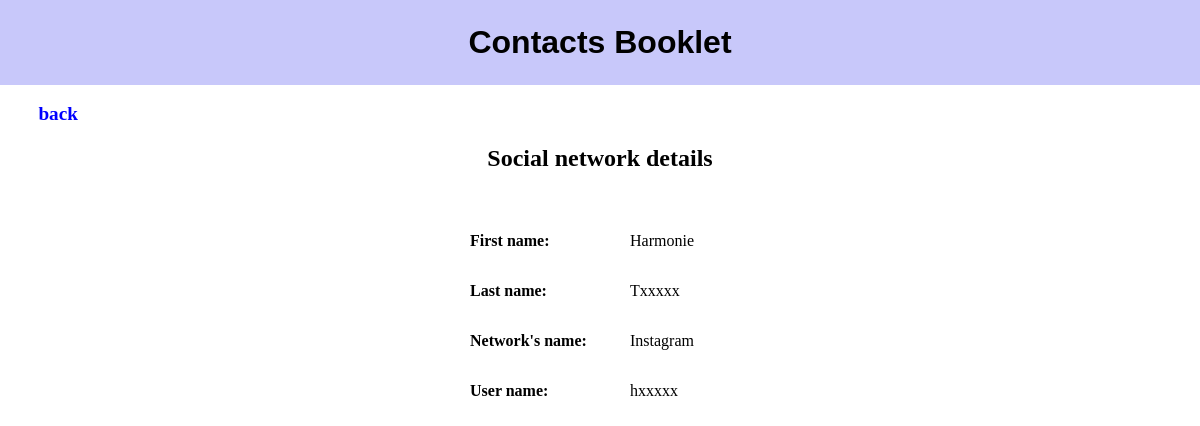
/networks/details/1/ (signed in), run on an earlier commit of the app's database.
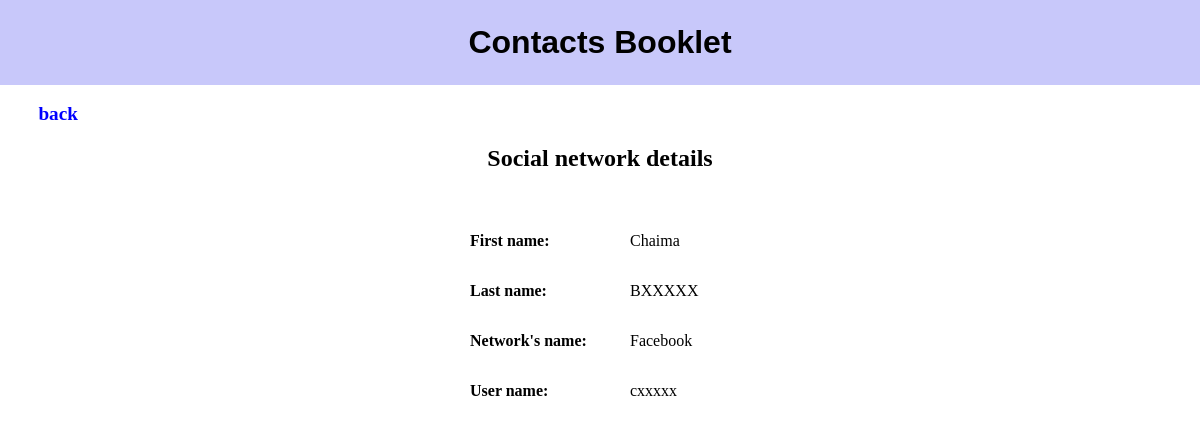
And on a later commit of the database.
### contacts_app/models.py (models this page shows, shortened)
class Network(models.Model):
    first_name = models.CharField(max_length=30)
    last_name = models.CharField(max_length=30)
    network_name = models.CharField(max_length=30)
    user_name = models.CharField(max_length=30)
    fk_user = models.ForeignKey(User, on_delete=models.CASCADE)
    REQUIRED_FIELDS = ['first_name','last_name', 'network_name']

### contacts_app/views.py (the view)
# urls.py: path('networks/details/<int:id>/', contacts_app.views.networkDetails, name="networkDetails"),
@login_required
def networkDetails(request, id):
    network = Network.objects.get(id=id)
    if request.user.id == network.fk_user.id :
        return render(request, 'networksForms/networkDetails.html', context={'network' : network})
    else :
        return redirect('contacts')

### contacts_app/templates/networksForms/networkDetails.html (shortened to what this page needs)
{% extends 'base1.html' %}
{% load static %}
{% block css %}
    <link rel="stylesheet" href="{% static 'networkDetails.css' %}"/>
{% endblock %}
{% block content %}
<br>
<a href="{% url 'networks' %}">back</a>
<h2>Social network details</h2>
<div class="details_form">
    <label class="label">First name:</label><p class="info">{{ network.first_name }}</p><br>
    <label class="label">Last name:</label><p class="info">{{ network.last_name }}</p><br>
    <label class="label">Network's name:</label><p class="info">{{ network.network_name}}</p><br>
    <label class="label">User name:</label><p class="info">{{ network.user_name}}</p>
</div>
{% endblock content %}

What changed in the data, as far as the page shows it:
changed Network: first_name "Harmonie" → "Chaima"; last_name "Txxxxx" → "BXXXXX"; network_name "Instagram" → "Facebook"; user_name "hxxxxx" → "cxxxxx"
